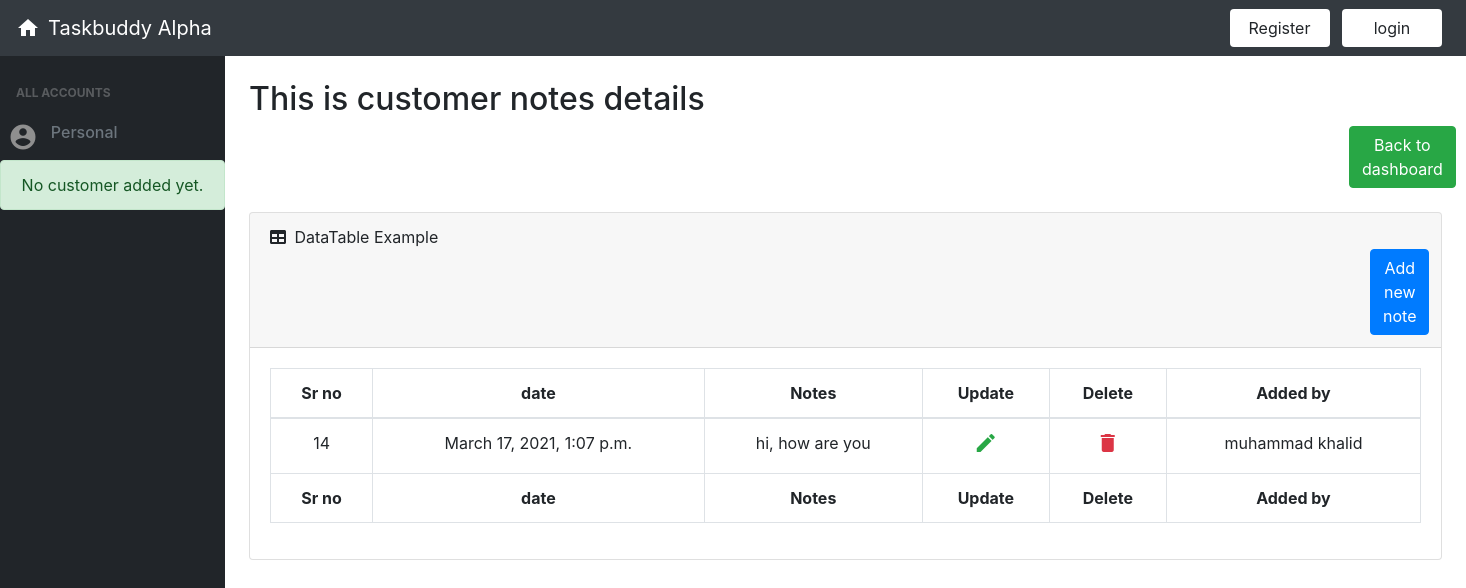
The app's page /note/ with its own data.
### task/models.py (models this page shows, shortened)
class Note(models.Model):
 	serial_number= models.IntegerField()
 	date= models.DateTimeField(auto_now_add=True)
 	note= models.TextField()
 	added_by= models.ForeignKey(Customer, on_delete=models.CASCADE, null=True)

class Customer(models.Model):
    first_name=models.CharField(max_length=70)
    last_name=models.CharField(max_length=70)
    email=models.EmailField()
    added_by = models.ForeignKey(User, on_delete = models.CASCADE, null = True)
    def __str__(self):
        return f'{self.first_name} {self.last_name}'

### task/views.py (the view)
# urls.py: path('note/',views.note,name='note'),
def note(request):
	notes=Note.objects.all()
	form=NoteForm()
	if request.method=='POST':
		form=NoteForm(request.POST)
		if form.is_valid():
			form.save()
			return redirect('note')
	return render(request,'task/note.html',{'form':form,'notes':notes})

### task/templates/task/note.html (shortened to what this page needs)
{% load static %}
{% load crispy_forms_tags %}
{% include 'task/inc/head.inc.html' %}
    <body class="sb-nav-fixed">
        {% include 'task/inc/navbar.inc.html' %}
        <div id="layoutSidenav">
            <div id="layoutSidenav_nav">
                {% include 'task/inc/sidebar.inc.html' %}
            </div>
            <div id="layoutSidenav_content" >
                <div class="row">
                    <div class="col-lg-12 py-4">
                        <div class="container-fluid">
                            <h2>This is customer notes details </h2>
                               <div style="margin-left: 1100px">
                                        <a href="{% url 'home page' %}" class="btn btn-success">Back to dashboard</a>
                                </div>
                            <br>
                            <div class="card mb-4">
                                <div class="card-header">
                                    <i class="fas fa-table mr-1"></i>
                                    DataTable Example
                                    <a  data-toggle="modal" data-target="#noteModel" class="btn btn-primary" style="margin-left: 1100px">Add new note </a>
                                </div>
                                <div class="card-body">
                                    <div class="table-responsive">
                                        <table class="table table-bordered text-center" id="dataTable" width="100%" cellspacing="0">
                                            <thead>
                                                <tr>
                                                    <th>Sr no</th>
                                                    <th>date </th>
                                                    <th>Notes</th>
                                                    <th>Update</th>
                                                    <th>Delete</th>
                                                    <th>Added by</th>
                                                </tr>
                                            </thead>
                                            <tfoot>
                                                    <th>Sr no</th>
                                                    <th>date </th>
                                                    <th>Notes</th>
                                                    <th>Update</th>
                                                    <th>Delete</th>
                                                    <th>Added by</th>
                                            </tfoot>
                                            <tbody>
                                                {% for note in notes %}
                                                <tr>
                                                    <td>{{note.serial_number}}</td>
                                                    <td>{{note.date}}</td>
                                                    <td>{{note.note}}</td>
                                                    <td><a href="{% url 'editnote' note.id %}"> <i class="material-icons text-success">edit</i><a></td>
                                                    <td>
                                                            <a href="{% url 'deletenote' note.id %}" style="text-decoration: none;">
                                                                    <i class="material-icons text-danger">delete</i>
                                                            </a>
                                                    </td>
                                                    <td>{{note.added_by}}</td>
                                                </tr>
                                                {% endfor %}
                                            </tbody>
                                        </table>
                                    </div>
                                </div>
                            </div>
                        </div>
                    </div>
                </div>
            </div>
        </div>
    </body>
</html>

### task/templates/task/inc/head.inc.html (style rules this page uses)
body { overflow: none; }

### records on screen
Note: serial_number "14", date "March 17, 2021, 1:07 p.m.", note "hi, how are you", added_by "muhammad khalid"
